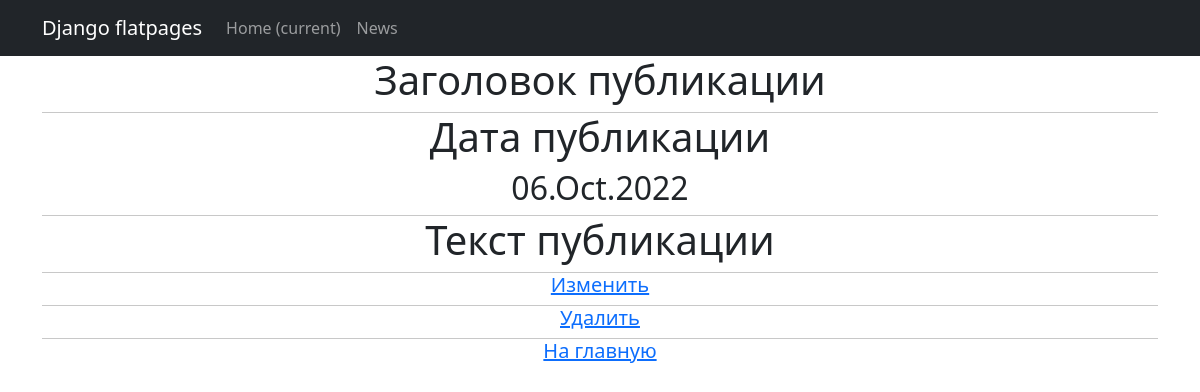
Page /news/1 on the earlier database version.
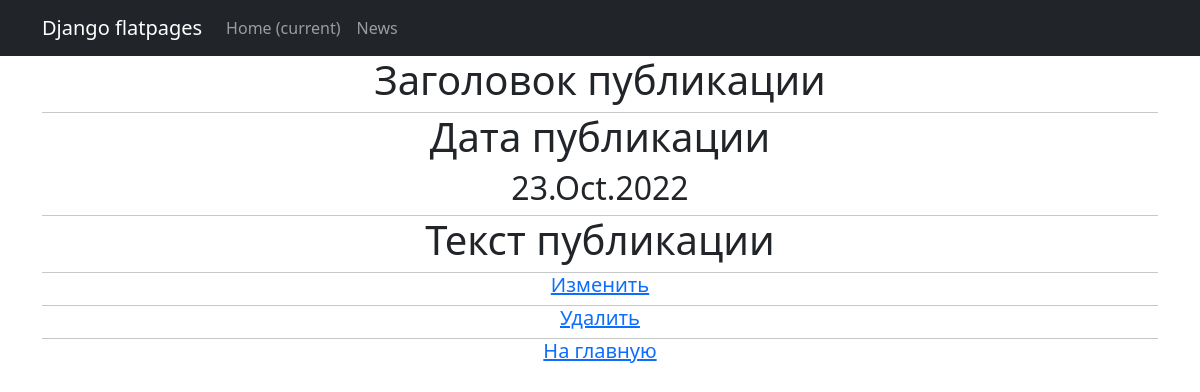
Same page on the later database version.
### news/models.py (models this page shows, shortened)
class Post(models.Model):
    posts = 'PT'
    news = 'NS'
    TYPES = [
        (posts, 'Статья'),
        (news, 'Новость')
    ]
    postsOrNews = models.CharField(max_length=2,
                                   choices=TYPES,
                                   default=posts)
    timeIn = models.DateTimeField(auto_now_add=True)
    header = models.CharField(max_length=128)
    text = models.TextField()
    rating = models.IntegerField(default=0)
    postAuthor = models.ForeignKey(Author, on_delete=models.CASCADE)
    postCategories = models.ManyToManyField(Category, through='PostCategory')

### news/views.py (the view)
# urls.py: path('<int:pk>', PostDetail.as_view(), name='news_detail'),
class PostDetail(DetailView):
    model = Post
    template_name = 'oneNews.html'
    context_object_name = 'oneNews'

### news/templatetags/custom_filter.py (called while the page is built)
@register.filter()
def censor(value):
    new_value = keyword_processor.replace_keywords(value)
    return f'{new_value}'

### templates/oneNews.html (shortened to what this page needs)
{% extends 'flatpages/default.html' %}
{% load custom_filter %}
{% block content %}
    <h1>Заголовок публикации</h1>
        <div class="line"></div>
    <h1>Дата публикации</h1>
        <h2>{{ oneNews.timeIn|date:'d.M.Y' }}</h2>
        <div class="line"></div>
    <h1>Текст публикации</h1>
        <div class="line"></div>
    <h5>
        <a href="{% url 'news_update' oneNews.id %}">Изменить</a>
    </h5>
    <div class="line"></div>
    <h5>
        <a href="{% url 'news_delete' oneNews.id %}">Удалить</a>
    </h5>
    <div class="line"></div>
    <h5>
        <a href="{% url 'news_list' %}">На главную</a>
    </h5>
{% endblock content %}

Differences in the rows shown:
changed Post: timeIn "06.Oct.2022" → "23.Oct.2022"
